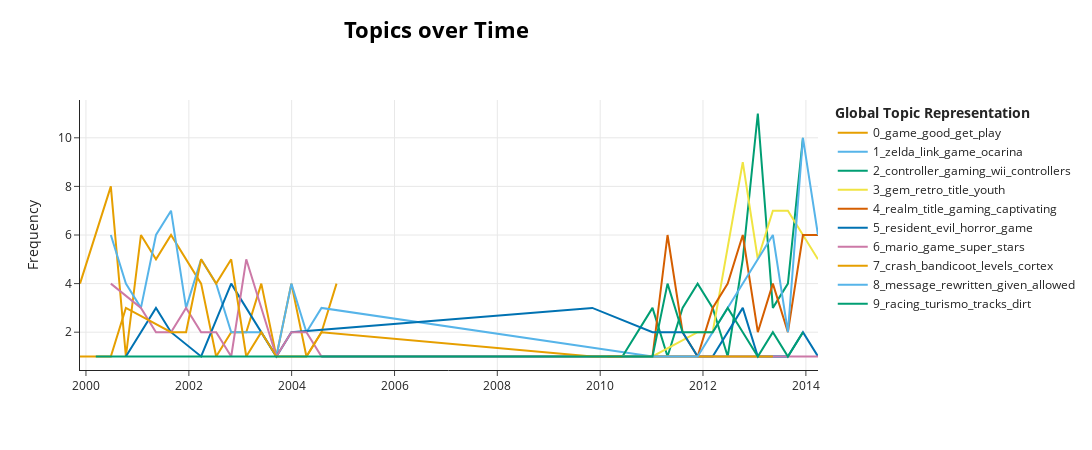

Here is the notebook cell this chart was saved with:
### Markdown cell above
If we visualize the topics over time, we can see that the topics have changed. This is a clear sign of data drift.

### Code cell
# Visualize the topics over time
topic_model.visualize_topics_over_time(topics_over_time, top_n_topics=10)

### Figure 1 — Plotly figure (JSON) as saved in the notebook; plotly's stock layout.template omitted (floating-point values rounded to 4 significant figures)
{"data": [{"hoverinfo": "text", "hovertext": ["<b>Topic 0</b><br>Words: quake, game, great, ii, player", "<b>Topic 0</b><br>Words: game, good, alert, red, better", "<b>Topic 0</b><br>Words: quake, game, play, unreal, iii", "<b>Topic 0</b><br>Words: health, walk, enemies, madeits, draws", "<b>Topic 0</b><br>Words: game, get, good, campc, tiberian", "<b>Topic 0</b><br>Words: game, multiplayer, good, great, get", "<b>Topic 0</b><br>Words: great, game, games, good, bought", "<b>Topic 0</b><br>Words: game, arent, get, graphics, good", "<b>Topic 0</b><br>Words: good, surperiority, conceived, moneys, rented", "<b>Topic 0</b><br>Words: game, really, dark, kind, true", "<b>Topic 0</b><br>Words: alert, red, nentendo, player, campc", "<b>Topic 0</b><br>Words: game, shooter, dark, warn, surprises", "<b>Topic 0</b><br>Words: eggs, cute, love, concievably, borderline", "<b>Topic 0</b><br>Words: great, game, ull, get, turok", "<b>Topic 0</b><br>Words: wwf, sucksgood, wouldthis, alrightit, sucksboringgraphics", "<b>Topic 0</b><br>Words: harvest, body, play, get, game", "<b>Topic 0</b><br>Words: game, mag, saidthe, pc, wont"], "marker": {"color": "#E69F00"}, "mode": "lines", "name": "0_game_good_get_play", "type": "scatter", "x": ["1999-11-19T15:44:38.400000", "2000-03-10T21:07:12", "2000-06-25T18:14:24", "2000-10-10T15:21:36", "2001-01-25T12:28:48", "2001-05-12T09:36:00", "2001-08-27T06:43:12", "2002-03-29T00:57:36", "2002-07-13T22:04:48", "2002-10-28T19:12:00", "2003-02-12T16:19:12", "2003-05-30T13:26:24", "2003-09-14T10:33:36", "2003-12-30T07:40:48", "2004-04-15T04:48:00", "2004-07-31T01:55:12", "2004-11-14T23:02:24"], "y": [4, 6, 8, 1, 6, 5, 6, 4, 1, 2, 2, 4, 1, 4, 1, 2, 4]}, {"hoverinfo": "text", "hovertext": ["<b>Topic 1</b><br>Words: zelda, game, link, get, games", "<b>Topic 1</b><br>Words: zelda, game, mega, best, roleplaying", "<b>Topic 1</b><br>Words: zelda, temple, ocarina, link, game", "<b>Topic 1</b><br>Words: zelda, link, game, deku, tree", "<b>Topic 1</b><br>Words: zelda, game, link, ocarina, best", "<b>Topic 1</b><br>Words: zelda, buy, ever, game, best", "<b>Topic 1</b><br>Words: zelda, link, tree, game, ganondorf", "<b>Topic 1</b><br>Words: zelda, link, game, save, time", "<b>Topic 1</b><br>Words: quotocarina, timequot, zelda, special, wakerquot", "<b>Topic 1</b><br>Words: zelda, great, link, music, best", "<b>Topic 1</b><br>Words: zelda, ocarina, time, hyrule, link", "<b>Topic 1</b><br>Words: zelda, impressive, time, save, worldthis", "<b>Topic 1</b><br>Words: zelda, ocarina, game, link, best", "<b>Topic 1</b><br>Words: zelda, hyrule, link, waker, millions", "<b>Topic 1</b><br>Words: ocarina, beautiful, link, game, zelda", "<b>Topic 1</b><br>Words: zelda, mix, evilstyle, wellcrafted, perspectives", "<b>Topic 1</b><br>Words: prologue, boot, eclipsed, sleep, slick", "<b>Topic 1</b><br>Words: message, rewritten, features, teen, gamers", "<b>Topic 1</b><br>Words: regard, gift, zelda, changed, ocarina"], "marker": {"color": "#56B4E9"}, "mode": "lines", "name": "1_zelda_link_game_ocarina", "type": "scatter", "x": ["2000-06-25T18:14:24", "2000-10-10T15:21:36", "2001-01-25T12:28:48", "2001-05-12T09:36:00", "2001-08-27T06:43:12", "2001-12-12T03:50:24", "2002-03-29T00:57:36", "2002-07-13T22:04:48", "2002-10-28T19:12:00", "2003-02-12T16:19:12", "2003-05-30T13:26:24", "2003-09-14T10:33:36", "2003-12-30T07:40:48", "2004-04-15T04:48:00", "2004-07-31T01:55:12", "2011-01-07T10:33:36", "2012-03-09T23:02:24", "2012-10-09T17:16:48", "2013-08-26T08:38:24"], "y": [6, 4, 3, 6, 7, 3, 5, 4, 2, 2, 2, 1, 4, 2, 3, 1, 1, 1, 1]}, {"hoverinfo": "text", "hovertext": ["<b>Topic 2</b><br>Words: alltogether, grip, walk, biggest, killed", "<b>Topic 2</b><br>Words: utter, resulting, operate, disappointment, elevate", "<b>Topic 2</b><br>Words: controller, cord, gamecube, cable, cables", "<b>Topic 2</b><br>Words: cables, length, wii, paltry, companions", "<b>Topic 2</b><br>Words: controller, cover, gaming, wii, cables", "<b>Topic 2</b><br>Words: skin, controller, controllers, texture, grip", "<b>Topic 2</b><br>Words: connectivity, controller, cable, gaming, cables", "<b>Topic 2</b><br>Words: controllers, enabling, cater, accordance, grips", "<b>Topic 2</b><br>Words: accessory, controller, sturdier, envelopes, joystick", "<b>Topic 2</b><br>Words: issue, controller, wii, gamecube, experience", "<b>Topic 2</b><br>Words: wireless, controller, controllers, console, gamecube", "<b>Topic 2</b><br>Words: gaming, controller, wear, peripherals, latest", "<b>Topic 2</b><br>Words: controller, gamecube, cable, wii, gaming"], "marker": {"color": "#009E73"}, "mode": "lines", "name": "2_controller_gaming_wii_controllers", "type": "scatter", "x": ["2004-07-31T01:55:12", "2010-06-07T16:19:12", "2011-01-07T10:33:36", "2011-04-24T07:40:48", "2011-08-09T04:48:00", "2011-11-24T01:55:12", "2012-03-09T23:02:24", "2012-06-24T20:09:36", "2012-10-09T17:16:48", "2013-01-24T14:24:00", "2013-05-11T11:31:12", "2013-08-26T08:38:24", "2013-12-11T05:45:36"], "y": [1, 1, 3, 1, 3, 4, 3, 1, 5, 11, 3, 4, 10]}, {"hoverinfo": "text", "hovertext": ["<b>Topic 3</b><br>Words: struck, occasions, froze, scratchedup, dismissed", "<b>Topic 3</b><br>Words: retro, accessibility, funner, firsthand, delights", "<b>Topic 3</b><br>Words: vexed, sights, dismay, needless, ps", "<b>Topic 3</b><br>Words: liberty, island, city, youth, new", "<b>Topic 3</b><br>Words: captivated, title, despite, gem, years", "<b>Topic 3</b><br>Words: title, gem, retro, gaming, playstation", "<b>Topic 3</b><br>Words: gem, retro, gaming, ear, title", "<b>Topic 3</b><br>Words: gem, youth, retro, gamer, title", "<b>Topic 3</b><br>Words: gem, title, gaming, delight, upon", "<b>Topic 3</b><br>Words: childhood, youth, gem, retro, title", "<b>Topic 3</b><br>Words: gem, timeless, youth, reminiscing, classic"], "marker": {"color": "#F0E442"}, "mode": "lines", "name": "3_gem_retro_title_youth", "type": "scatter", "x": ["2010-02-20T19:12:00", "2010-09-22T13:26:24", "2011-01-07T10:33:36", "2011-11-24T01:55:12", "2012-03-09T23:02:24", "2012-10-09T17:16:48", "2013-01-24T14:24:00", "2013-05-11T11:31:12", "2013-08-26T08:38:24", "2013-12-11T05:45:36", "2014-03-28T02:52:48"], "y": [1, 1, 1, 2, 2, 9, 5, 7, 7, 6, 5]}, {"hoverinfo": "text", "hovertext": ["<b>Topic 4</b><br>Words: licensed, ranking, privilege, presenting, scheme", "<b>Topic 4</b><br>Words: freedom, stood, surpassed, created, releases", "<b>Topic 4</b><br>Words: rewrittenmessage, redefined, ingenious, spearheaded, appeals", "<b>Topic 4</b><br>Words: realm, title, message, gaming, castlevania", "<b>Topic 4</b><br>Words: warped, realm, final, bestselling, ascend", "<b>Topic 4</b><br>Words: majesty, surpassing, altogether, teeming, irresistible", "<b>Topic 4</b><br>Words: realm, numerous, gaming, unparalleled, title", "<b>Topic 4</b><br>Words: realm, brilliantly, shone, title, consoles", "<b>Topic 4</b><br>Words: realm, title, stands, gaming, legends", "<b>Topic 4</b><br>Words: realm, racing, flourishes, circle, greats", "<b>Topic 4</b><br>Words: realm, gaming, european, ds, title", "<b>Topic 4</b><br>Words: realm, flawless, platformers, timeless, within", "<b>Topic 4</b><br>Words: realm, title, gaming, reigns, supreme", "<b>Topic 4</b><br>Words: realm, title, gaming, exceptional, captivating"], "marker": {"color": "#D55E00"}, "mode": "lines", "name": "4_realm_title_gaming_captivating", "type": "scatter", "x": ["2010-02-20T19:12:00", "2010-09-22T13:26:24", "2011-01-07T10:33:36", "2011-04-24T07:40:48", "2011-08-09T04:48:00", "2011-11-24T01:55:12", "2012-03-09T23:02:24", "2012-06-24T20:09:36", "2012-10-09T17:16:48", "2013-01-24T14:24:00", "2013-05-11T11:31:12", "2013-08-26T08:38:24", "2013-12-11T05:45:36", "2014-03-28T02:52:48"], "y": [1, 1, 1, 6, 2, 1, 3, 4, 6, 2, 4, 2, 6, 6]}, {"hoverinfo": "text", "hovertext": ["<b>Topic 5</b><br>Words: industry, resident, genre, quotalone, venturedthe", "<b>Topic 5</b><br>Words: resident, evil, scenario, playstation, series", "<b>Topic 5</b><br>Words: ps, caliber, soul, psx, play", "<b>Topic 5</b><br>Words: resident, version, got, evil, versions", "<b>Topic 5</b><br>Words: resident, evil, play, first, games", "<b>Topic 5</b><br>Words: resident, evil, alien, trilogy, first", "<b>Topic 5</b><br>Words: opened, greater, door, resident, line", "<b>Topic 5</b><br>Words: resident, evil, wich, leon, psx", "<b>Topic 5</b><br>Words: resident, evil, horror, nailbiting, survival", "<b>Topic 5</b><br>Words: resident, horror, versions, evil, port", "<b>Topic 5</b><br>Words: resident, dead, evil, unrefined, zombieinfested", "<b>Topic 5</b><br>Words: resident, height, sparkled, underwhelming, frightening", "<b>Topic 5</b><br>Words: resident, valor, heroism, battlefields, mazelike", "<b>Topic 5</b><br>Words: resident, evil, directors, cut, acquired", "<b>Topic 5</b><br>Words: resident, strayed, fandom, achievement, touted", "<b>Topic 5</b><br>Words: resident, evil, dove, picking, veronica", "<b>Topic 5</b><br>Words: resident, evil, among, ghastly, shivers", "<b>Topic 5</b><br>Words: resident, passage, backdrops, shortly, lowresolution"], "marker": {"color": "#0072B2"}, "mode": "lines", "name": "5_resident_evil_horror_game", "type": "scatter", "x": ["2000-10-10T15:21:36", "2001-05-12T09:36:00", "2001-08-27T06:43:12", "2002-03-29T00:57:36", "2002-10-28T19:12:00", "2003-05-30T13:26:24", "2003-09-14T10:33:36", "2003-12-30T07:40:48", "2009-11-05T22:04:48", "2011-01-07T10:33:36", "2011-08-09T04:48:00", "2011-11-24T01:55:12", "2012-03-09T23:02:24", "2012-10-09T17:16:48", "2013-01-24T14:24:00", "2013-08-26T08:38:24", "2013-12-11T05:45:36", "2014-03-28T02:52:48"], "y": [1, 3, 2, 1, 4, 2, 1, 2, 3, 2, 2, 1, 1, 3, 1, 1, 2, 1]}, {"hoverinfo": "text", "hovertext": ["<b>Topic 6</b><br>Words: mario, game, smb, board, play", "<b>Topic 6</b><br>Words: mario, super, princess, fact, game", "<b>Topic 6</b><br>Words: mario, princess, harder, super, would", "<b>Topic 6</b><br>Words: mario, super, stars, bowser, princess", "<b>Topic 6</b><br>Words: mario, marios, enemies, cap, game", "<b>Topic 6</b><br>Words: mario, bowser, game, downsides, one", "<b>Topic 6</b><br>Words: stars, mario, levels, color, many", "<b>Topic 6</b><br>Words: goals, coins, open, reach, whether", "<b>Topic 6</b><br>Words: mario, party, nintendo, super, game", "<b>Topic 6</b><br>Words: mario, triple, stars, games, double", "<b>Topic 6</b><br>Words: mario, board, mini, party, button", "<b>Topic 6</b><br>Words: hat, mario, turn, bossexample, secondsnow", "<b>Topic 6</b><br>Words: mario, stars, also, thoughbelieve, searches", "<b>Topic 6</b><br>Words: spring, finger, diligent, mintfresh, yearsstrong", "<b>Topic 6</b><br>Words: party, mario, remained, boards, breathtaking"], "marker": {"color": "#CC79A7"}, "mode": "lines", "name": "6_mario_game_super_stars", "type": "scatter", "x": ["2000-06-25T18:14:24", "2001-01-25T12:28:48", "2001-05-12T09:36:00", "2001-08-27T06:43:12", "2001-12-12T03:50:24", "2002-03-29T00:57:36", "2002-07-13T22:04:48", "2002-10-28T19:12:00", "2003-02-12T16:19:12", "2003-09-14T10:33:36", "2003-12-30T07:40:48", "2004-04-15T04:48:00", "2004-07-31T01:55:12", "2009-11-05T22:04:48", "2014-03-28T02:52:48"], "y": [4, 3, 2, 2, 3, 2, 2, 1, 5, 1, 2, 2, 1, 1, 1]}, {"hoverinfo": "text", "hovertext": ["<b>Topic 7</b><br>Words: blood, levels, disturbing, crash, halflife", "<b>Topic 7</b><br>Words: crash, bandicoot, crashs, sonic, nothing", "<b>Topic 7</b><br>Words: different, crash, paths, level, levels", "<b>Topic 7</b><br>Words: secret, levels, crash, beating, agent", "<b>Topic 7</b><br>Words: crash, bad, frustratinggraphics, timed, historyits", "<b>Topic 7</b><br>Words: crash, bandicoot, coco, get, better", "<b>Topic 7</b><br>Words: crash, warp, room, boss, uka", "<b>Topic 7</b><br>Words: crash, cortex, bandicoot, bonus, levels", "<b>Topic 7</b><br>Words: crash, gems, floor, part, first", "<b>Topic 7</b><br>Words: levels, crash, thru, get, ridiculous", "<b>Topic 7</b><br>Words: crash, mask, playstion, awile, todestroy", "<b>Topic 7</b><br>Words: crash, greati, memorablebuy, compare, nd", "<b>Topic 7</b><br>Words: crash, naughty, level, dog, end", "<b>Topic 7</b><br>Words: assured, yet, rich, owning, crash", "<b>Topic 7</b><br>Words: embarked, birthplace, resist, midst, warped"], "marker": {"color": "#E69F00"}, "mode": "lines", "name": "7_crash_bandicoot_levels_cortex", "type": "scatter", "x": ["1999-11-19T15:44:38.400000", "2000-06-25T18:14:24", "2000-10-10T15:21:36", "2001-08-27T06:43:12", "2001-12-12T03:50:24", "2002-03-29T00:57:36", "2002-07-13T22:04:48", "2002-10-28T19:12:00", "2003-02-12T16:19:12", "2003-05-30T13:26:24", "2003-09-14T10:33:36", "2004-04-15T04:48:00", "2004-07-31T01:55:12", "2009-11-05T22:04:48", "2013-05-11T11:31:12"], "y": [1, 1, 3, 2, 2, 5, 4, 5, 1, 2, 1, 1, 2, 1, 1]}, {"hoverinfo": "text", "hovertext": ["<b>Topic 8</b><br>Words: message, rewritten, given, allowed, appear", "<b>Topic 8</b><br>Words: message, rewritten, given, allowed, three", "<b>Topic 8</b><br>Words: message, rewritten, given, allowed, appear", "<b>Topic 8</b><br>Words: message, rewritten, given, allowed, appear", "<b>Topic 8</b><br>Words: message, rewritten, given, seller, allowed", "<b>Topic 8</b><br>Words: message, rewritten, given, allowed, appear", "<b>Topic 8</b><br>Words: message, rewritten, given, allowed, appear"], "marker": {"color": "#56B4E9"}, "mode": "lines", "name": "8_message_rewritten_given_allowed", "type": "scatter", "x": ["2010-06-07T16:19:12", "2011-11-24T01:55:12", "2013-01-24T14:24:00", "2013-05-11T11:31:12", "2013-08-26T08:38:24", "2013-12-11T05:45:36", "2014-03-28T02:52:48"], "y": [1, 1, 5, 6, 2, 10, 6]}, {"hoverinfo": "text", "hovertext": ["<b>Topic 9</b><br>Words: long, advance, also, racing, various", "<b>Topic 9</b><br>Words: expect, finish, corresponding, nosetonose, pods", "<b>Topic 9</b><br>Words: racing, go, theres, warehouses, beetles", "<b>Topic 9</b><br>Words: memory, racing, blocks, simulation, cars", "<b>Topic 9</b><br>Words: amp, tracks, racing, race, looking", "<b>Topic 9</b><br>Words: course, volcano, racing, drive, volkswagen", "<b>Topic 9</b><br>Words: beetle, racing, mode, earning, championship", "<b>Topic 9</b><br>Words: turismo, racing, cars, mode, gran", "<b>Topic 9</b><br>Words: id, buying, tracks, racing, money", "<b>Topic 9</b><br>Words: enables, moto, hover, gr, hoverbikes", "<b>Topic 9</b><br>Words: mechanics, algorithms, employs, refining, cautious", "<b>Topic 9</b><br>Words: racing, dirt, turismo, gran, gt", "<b>Topic 9</b><br>Words: dirt, racing, logitech, eagerly, turismo", "<b>Topic 9</b><br>Words: racing, gt, rides, ta, extra", "<b>Topic 9</b><br>Words: racing, fifa, virtual, rumble, behind", "<b>Topic 9</b><br>Words: racing, vroom, arcade, rev, downloadable", "<b>Topic 9</b><br>Words: manuals, simulators, relic, debuted, gran", "<b>Topic 9</b><br>Words: racing, dirt, tracks, incentive, scam", "<b>Topic 9</b><br>Words: affiliations, hook, rider, personalized, unprecedented", "<b>Topic 9</b><br>Words: skyline, cyberdrive, racing, addition, breathless"], "marker": {"color": "#009E73"}, "mode": "lines", "name": "9_racing_turismo_tracks_dirt", "type": "scatter", "x": ["2000-03-10T21:07:12", "2000-10-10T15:21:36", "2001-08-27T06:43:12", "2001-12-12T03:50:24", "2002-07-13T22:04:48", "2002-10-28T19:12:00", "2003-02-12T16:19:12", "2003-05-30T13:26:24", "2004-07-31T01:55:12", "2010-06-07T16:19:12", "2011-01-07T10:33:36", "2011-04-24T07:40:48", "2011-08-09T04:48:00", "2012-03-09T23:02:24", "2012-06-24T20:09:36", "2012-10-09T17:16:48", "2013-01-24T14:24:00", "2013-05-11T11:31:12", "2013-08-26T08:38:24", "2013-12-11T05:45:36"], "y": [1, 1, 1, 1, 1, 1, 1, 1, 1, 1, 1, 4, 2, 2, 3, 2, 1, 2, 1, 2]}], "layout": {"height": 450, "hoverlabel": {"bgcolor": "white", "font": {"family": "Rockwell", "size": 16}}, "legend": {"title": {"text": "<b>Global Topic Representation"}}, "title": {"font": {"color": "Black", "size": 22}, "text": "<b>Topics over Time</b>", "x": 0.4, "xanchor": "center", "y": 0.95, "yanchor": "top"}, "width": 1250, "xaxis": {"showgrid": true}, "yaxis": {"showgrid": true, "title": {"text": "Frequency"}}}}
